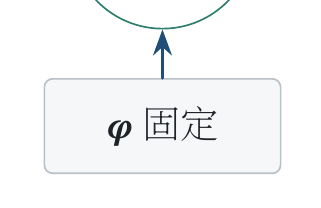
#> input picture selected_visual_evidence/P690_R116_SA2_PASS/20_R05_right_phi_input_native1x.png, 321 x 208 px
$ python measure_p126_r116_legend.py --image ../../../../../../../selected_visual_evidence/P690_R116_SA2_PASS/20_R05_right_phi_input_native1x.png --output out.png
#> lines starting #> are read from the running program, lines starting #| are printed output that depends on the picture; after the words box and inside, x2 and y2 are one past the last pixel; in counts of white or black regions, pixels touching at a corner belong together
from __future__ import annotations

import argparse
import json
from pathlib import Path

import numpy as np
from PIL import Image


def runs(bits: np.ndarray) -> list[tuple[int, int]]:
    result: list[tuple[int, int]] = []
    start: int | None = None
    for index, value in enumerate(bits.tolist() + [False]):
        if value and start is None:
            start = index
        elif not value and start is not None:
            result.append((start, index - 1))
            start = None
    return result


def main() -> None:
    parser = argparse.ArgumentParser()
    parser.add_argument("--image", type=Path, required=True)
    parser.add_argument("--output", type=Path, required=True)
    args = parser.parse_args()

    image = Image.open(args.image).convert("RGB")
#> image is the input picture: PIL image 321x208 RGB; mean R, G, B 246.7, 247.7, 248.3
    rgb = np.asarray(image)
    r = rgb[:, :, 0].astype(np.int16)
    g = rgb[:, :, 1].astype(np.int16)
    b = rgb[:, :, 2].astype(np.int16)

    # The project palette makes the x2 key green-dominant and the x1 key
    # blue-dominant.  Black label glyphs and the gray axis fail both masks.
    teal = (r < 120) & (g > 75) & (b > 55) & (g >= b)
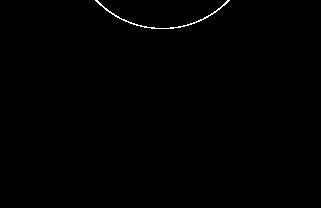
#> teal: shape (208, 321) bool; 0.35% white in thin lines or dots, all inside (x1, y1, x2, y2) = (95, 0, 230, 29)
    blue = (r < 120) & (b > 75) & (b >= g + 12)
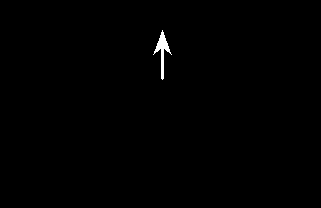
#> blue: shape (208, 321) bool; 0.39% white; 1 white region, box (x1, y1, x2, y2) and area: (153, 30, 172, 80) 261

    # Only the upper 70% of this dedicated legend ROI can contain the samples.
    cutoff = int(image.height * 0.70)
#> cutoff = 145
    teal_cols = teal[:cutoff, :].any(axis=0)
    blue_cols = blue[:cutoff, :].any(axis=0)
    teal_runs = runs(teal_cols)
#> the loop in runs, `for index, value in enumerate(bits.tolist() + [False]):` made 322 passes
#> start on pass 96: 95
#> after the loop in runs, `for index, value in enumerate(bits.tolist() + [False]):`: result = [(95, 229)]
#> teal_runs = [(95, 229)]
    blue_runs = runs(blue_cols)
#> the loop in runs (call 2), `for index, value in enumerate(bits.tolist() + [False]):` made 322 passes
#> start on pass 154: 153
#> blue_runs = [(153, 171)]

    teal_lengths = [end - start + 1 for start, end in teal_runs]
#> teal_lengths = [135]
    teal_gaps = [teal_runs[i + 1][0] - teal_runs[i][1] - 1 for i in range(len(teal_runs) - 1)]
#> teal_gaps = []
    blue_lengths = [end - start + 1 for start, end in blue_runs]
#> blue_lengths = [19]

    report = {
        "schema_version": 1,
        "image": str(args.image.resolve()),
        "image_size_px": [image.width, image.height],
        "teal_occupied_runs_xy": [list(item) for item in teal_runs],
        "teal_run_lengths_px": teal_lengths,
        "teal_internal_blank_runs_px": teal_gaps,
        "blue_occupied_runs_xy": [list(item) for item in blue_runs],
        "blue_run_lengths_px": blue_lengths,
        "expected_teal_run_count": 4,
        "expected_blue_run_count": 1,
        "result": "PASS"
        if len(teal_runs) == 4
        and len(blue_runs) == 1
        and min(teal_gaps, default=0) >= 4
        else "FAIL",
    }
    args.output.write_text(json.dumps(report, ensure_ascii=False, indent=2) + "\n", encoding="utf-8")
    print(json.dumps(report, ensure_ascii=False, indent=2))
#> (printed output is left out)


if __name__ == "__main__":
    main()

$ run again, on selected_visual_evidence/P690_R116_SA2_PASS/11_full_page_color200.png
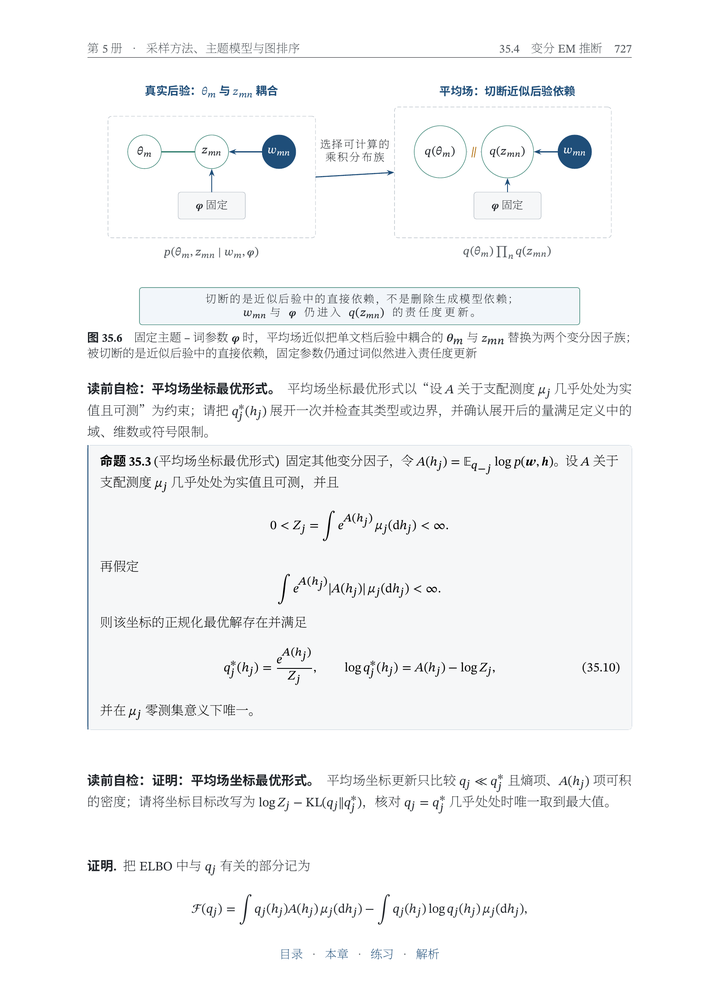
#> input picture selected_visual_evidence/P690_R116_SA2_PASS/11_full_page_color200.png, 706 x 999 px, shrunk from 1654 x 2339 before the run
#> in main, image is the input picture: PIL image 706x999 RGB; mean R, G, B 246, 246.8, 247.4
#> in main, `teal = (r < 120) & (g > 75) & (b > 55) & (g >= b)`:
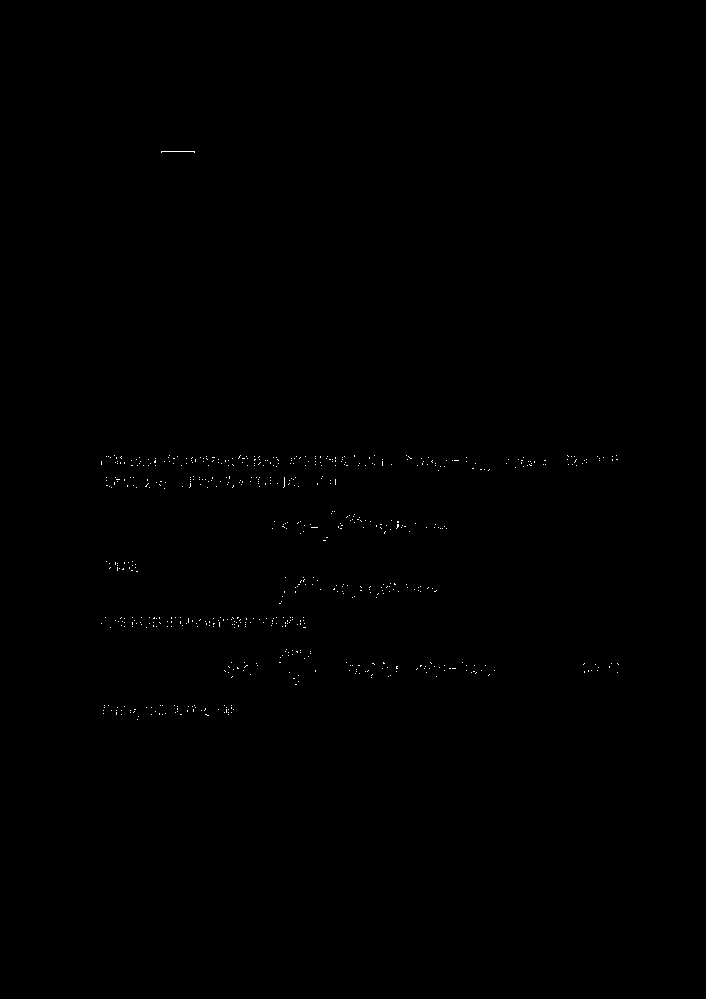
#> teal: shape (999, 706) bool; 0.14% white in thin lines or dots, all inside (x1, y1, x2, y2) = (101, 151, 619, 720)
#> in main, `blue = (r < 120) & (b > 75) & (b >= g + 12)`:
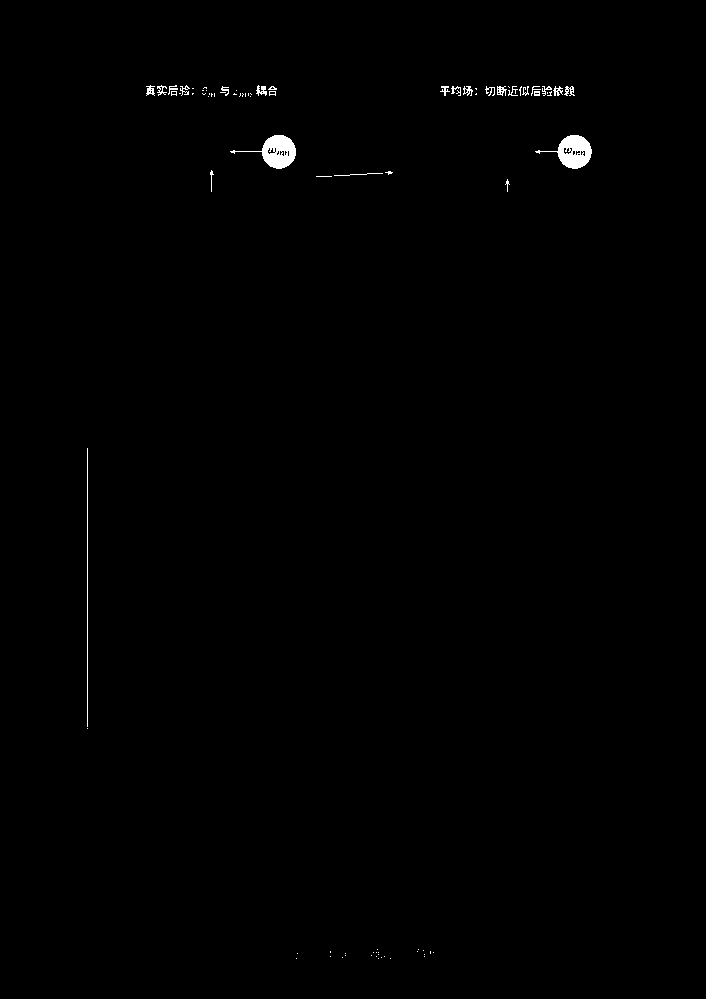
#> blue: shape (999, 706) bool; 0.45% white; 81 white regions (55 under 20 px), largest, box (x1, y1, x2, y2) and area: (230, 135, 296, 169) 897, (535, 135, 592, 169) 880, (87, 448, 88, 727) 279
#> after the loop in runs, `for index, value in enumerate(bits.tolist() + [False]):`: result = 77 pairs, first value 101 to 616, second value 101 to 618
#> teal_runs has the same summary as result in runs
#> blue_runs = [(87, 87), (146, 154), (157, 166), (168, 177), (179, 189), (192, 193), (202, 206), (208, 214), (220, 228), (230, 295), (316, 331), (334, 382), (385, 392), (440, 449), (451, 460), (463, 472), (475, 476), (485, 494), (497, 517), (519, 528), (531, 591)]
#> teal_lengths = 77 values, max 39 at index 8, min 1 at index 0, mean 4.56
#> teal_gaps = 76 values, max 21 at index 63, min 1 at index 3, mean 2.2
#> blue_lengths = [1, 9, 10, 10, 11, 2, 5, 7, 9, 66, 16, 49, 8, 10, 10, 10, 2, 10, 21, 10, 61]
#> (printed output is left out)

$ run again, on selected_visual_evidence/P690_R116_SA2_PASS/17_object_overlay.png
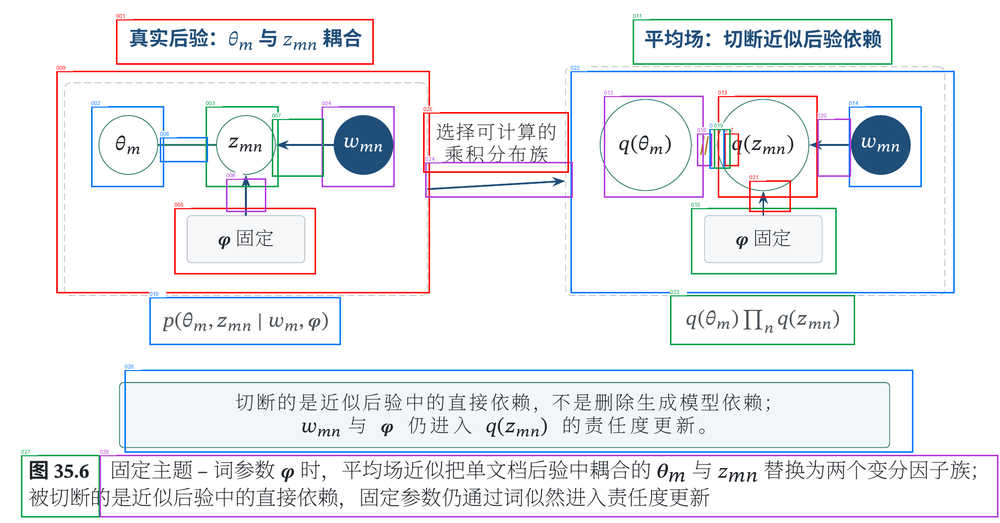
#> input picture selected_visual_evidence/P690_R116_SA2_PASS/17_object_overlay.png, 1000 x 523 px, shrunk from 2009 x 1050 before the run
#> in main, image is the input picture: PIL image 1000x523 RGB; mean R, G, B 237.8, 238.4, 242.3
#> in main, `teal = (r < 120) & (g > 75) & (b > 55) & (g >= b)`:
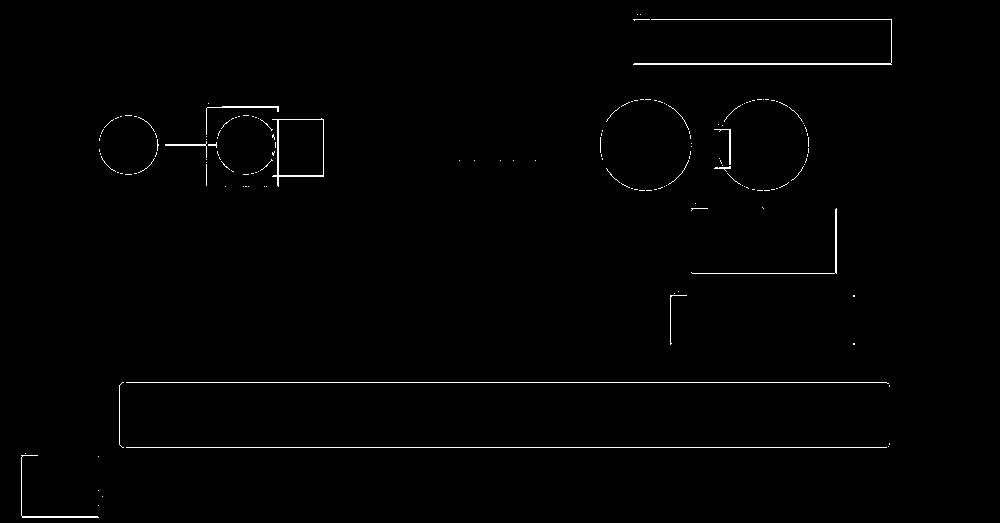
#> teal: shape (523, 1000) bool; 0.85% white in thin lines or dots, all inside (x1, y1, x2, y2) = (21, 14, 892, 518)
#> in main, `blue = (r < 120) & (b > 75) & (b >= g + 12)`:
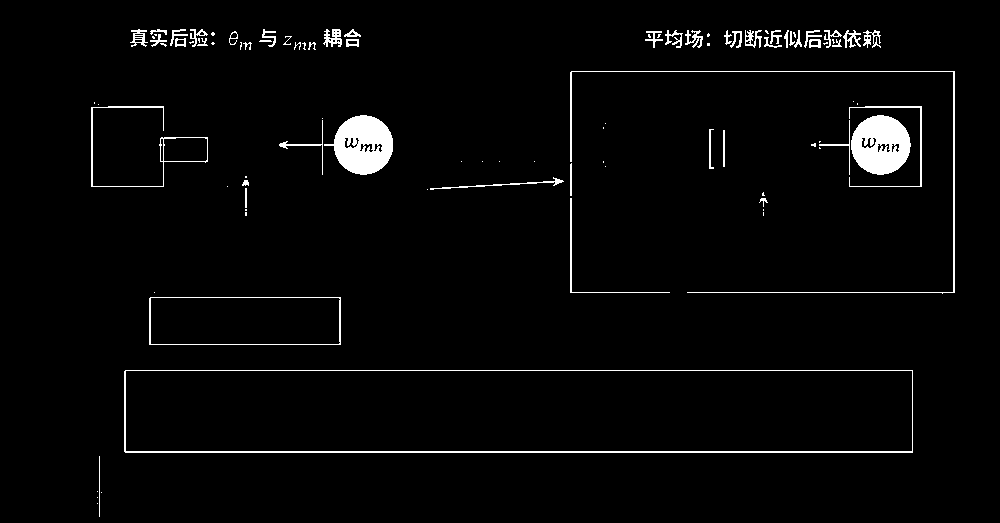
#> blue: shape (523, 1000) bool; 2.8% white; 98 white regions (46 under 20 px), largest, box (x1, y1, x2, y2) and area: (324, 115, 393, 175) 2655, (851, 115, 911, 175) 2634, (124, 370, 913, 453) 2605
#> after the loop in runs, `for index, value in enumerate(bits.tolist() + [False]):`: result = [(99, 118), (120, 122), (125, 131), (134, 136), (138, 158), (165, 323), (459, 459), (474, 474), (500, 500), (513, 513), (535, 535), (600, 602), (606, 619), (621, 629), (631, 891)]
#> teal_runs has the same summary as result in runs
#> blue_runs = [(91, 392), (427, 427), (430, 563), (570, 954)]
#> teal_lengths = [20, 3, 7, 3, 21, 159, 1, 1, 1, 1, 1, 3, 14, 9, 261]
#> teal_gaps = [1, 2, 2, 1, 6, 135, 14, 25, 12, 21, 64, 3, 1, 1]
#> blue_lengths = [302, 1, 134, 385]
#> (printed output is left out)
